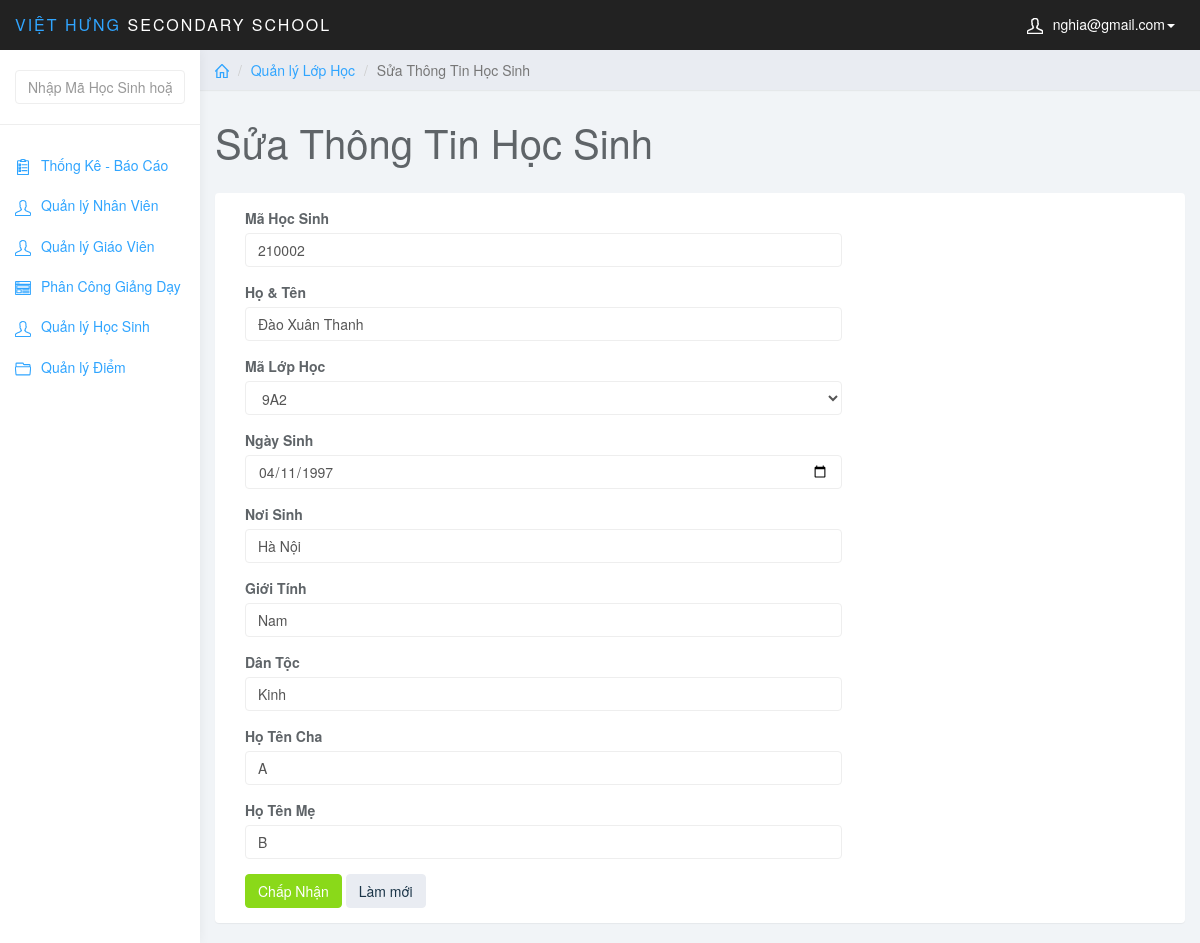
The page /admin/index.php?page=edit_stu&id_hs=210002 (signed in) on the database as committed earlier.
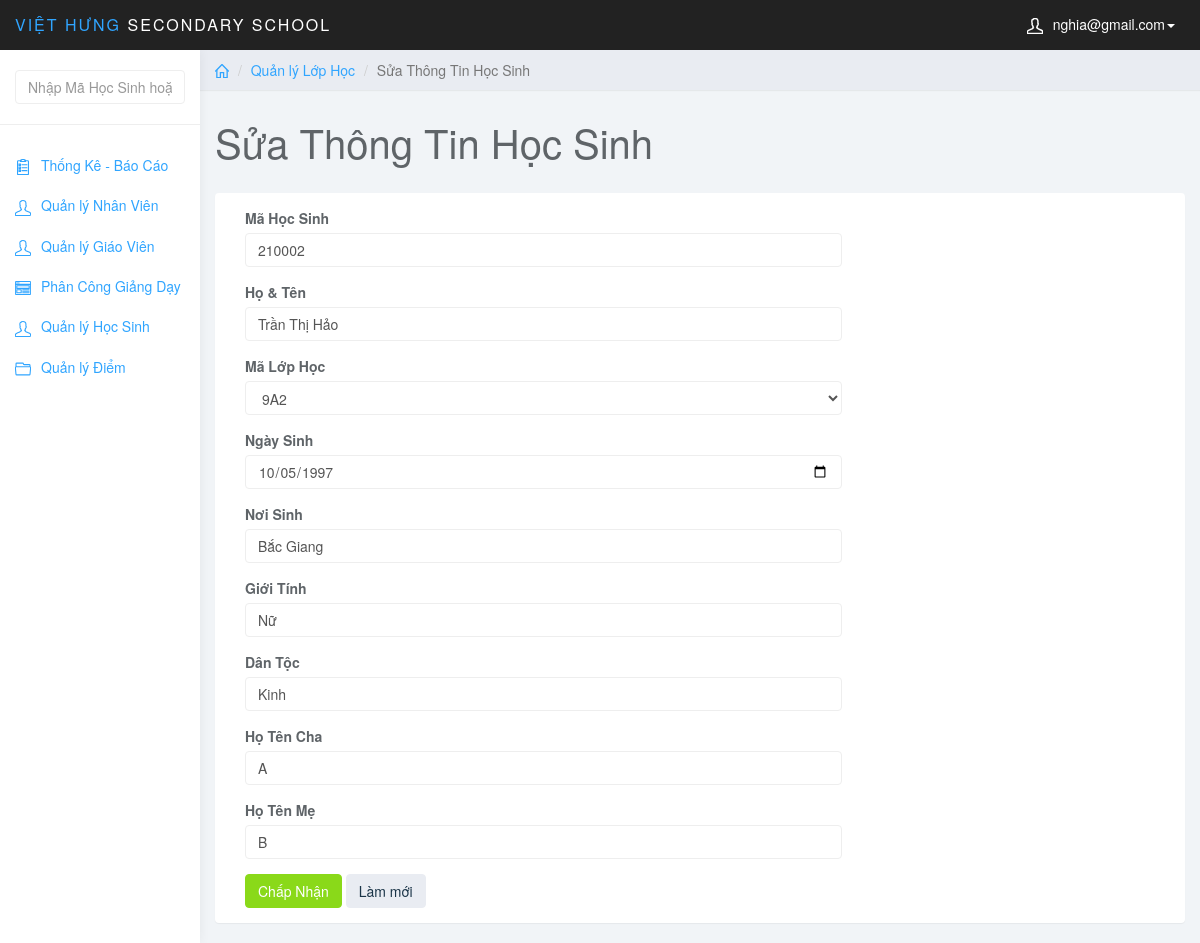
The same page on the database as committed later.
### tables this page shows
CREATE TABLE `hocsinh` (
  `MaHS` int(6) NOT NULL,
  `MaLopHoc` varchar(10) NOT NULL,
  `TenHS` varchar(50) NOT NULL,
  `GioiTinh` varchar(5) NOT NULL,
  `NgaySinh` date NOT NULL,
  `NoiSinh` varchar(50) NOT NULL,
  `DanToc` varchar(10) NOT NULL,
  `HoTenCha` varchar(50) NOT NULL,
  `HoTenMe` varchar(50) NOT NULL,
  PRIMARY KEY (`MaHS`),
  KEY `fk_hs_lh` (`MaLopHoc`),
  CONSTRAINT `fk_hs_lh` FOREIGN KEY (`MaLopHoc`) REFERENCES `lophoc` (`MaLopHoc`)
);

CREATE TABLE `lophoc` (
  `MaLopHoc` varchar(10) NOT NULL,
  `Tenlophoc` varchar(20) NOT NULL,
  `KhoiHoc` varchar(10) NOT NULL,
  PRIMARY KEY (`MaLopHoc`)
);

### admin/edit_stu.php (the view, shortened to what this page needs)
<?php
    $maHS = $_GET['id_hs'];
    $sql_view = "SELECT * FROM hocsinh WHERE MaHS = $maHS";
    $query = mysqli_query($conn,$sql_view);
    $row = mysqli_fetch_assoc($query);
?>
<div class="col-sm-9 col-sm-offset-3 col-lg-10 col-lg-offset-2 main">
		<div class="row">
			<ol class="breadcrumb">
                <li><a href="index.php"><svg class="glyph stroked home"><use xlink:href="#stroked-home"></use></svg></a></li>
                <li><a href="index.php?page=list_stu">Quản lý Lớp Học</a></li>
				<li class="active">Sửa Thông Tin Học Sinh</li>
			</ol>
		</div>
		<div class="row">
			<div class="col-lg-12">
				<h1 class="page-header">Sửa Thông Tin Học Sinh</h1>
			</div>
        </div>
        <div class="row">
                <div class="col-lg-12">
                    <div class="panel panel-default">
                        <div class="panel-body">
                            <div class="col-md-8">
                                <form role="form" method="post">
                                <div class="form-group">
                                    <label>Mã Học Sinh</label>
                                    <input name="stu_id" required type="text" class="form-control" value="<?php echo $row['MaHS'] ?>">
                                </div>
                                <div class="form-group">
                                    <label>Họ & Tên</label>
                                    <input name="stu_name" required type="text" class="form-control" value="<?php echo $row['TenHS'] ?>">
                                </div>
                                <div class="form-group">
                                    <label>Mã Lớp Học</label>
                                    <select class="form-control" name="class_id">
                                        <?php
                                            $sql = "SELECT * FROM lophoc";
                                            $query_view = mysqli_query($conn,$sql);
                                            while ($row_view = mysqli_fetch_assoc($query_view)) {
                                        ?>
                                                <option value="<?php echo $row_view['MaLopHoc'] ?>"<?php if($row['MaLopHoc'] == $row_view['MaLopHoc']){echo 'selected';} ?>><?php echo $row_view['Tenlophoc'] ?></option>
                                            <?php }?>
                                    </select>
                                </div>
                                <div class="form-group">
                                    <label>Ngày Sinh</label>
                                    <input name="stu_birth" required type="date" class="form-control" value="<?php echo $row['NgaySinh'] ?>">
                                </div>
                                <div class="form-group">
                                    <label>Nơi Sinh</label>
                                    <input name="stu_place_birth" required type="text" class="form-control" value="<?php echo $row['NoiSinh'] ?>">
                                </div>
                                <div class="form-group">
                                    <label>Giới Tính</label>
                                    <input name="stu_sex" required type="text" class="form-control" value="<?php echo $row['GioiTinh'] ?>">
                                </div>
                                <div class="form-group">
                                    <label>Dân Tộc</label>
                                    <input name="stu_nation" required type="text" class="form-control" value="<?php echo $row['DanToc'] ?>">
                                </div>
                                <div class="form-group">
                                    <label>Họ Tên Cha</label>
                                    <input name="stu_name_dad" required type="text" class="form-control" value="<?php echo $row['HoTenCha'] ?>">
                                </div>
                                <div class="form-group">
                                    <label>Họ Tên Mẹ</label>
                                    <input name="stu_name_mother" required type="text" class="form-control" value="<?php echo $row['HoTenMe'] ?>">
                                </div>
                                <button name="sbm" type="submit" class="btn btn-success">Chấp Nhận</button>
                                <button type="reset" class="btn btn-default">Làm mới</button>
                            </div>
                        </div>
                    </div>
                </div>
            </div>
	</div>

Rows that differ between the two databases and show on the page:
changed hocsinh "Kinh": stu_name "Đào Xuân Thanh" → "Trần Thị Hảo"; stu_birth "04/11/1997" → "10/05/1997"; stu_place_birth "Hà Nội" → "Bắc Giang"; stu_sex "Nam" → "Nữ"
